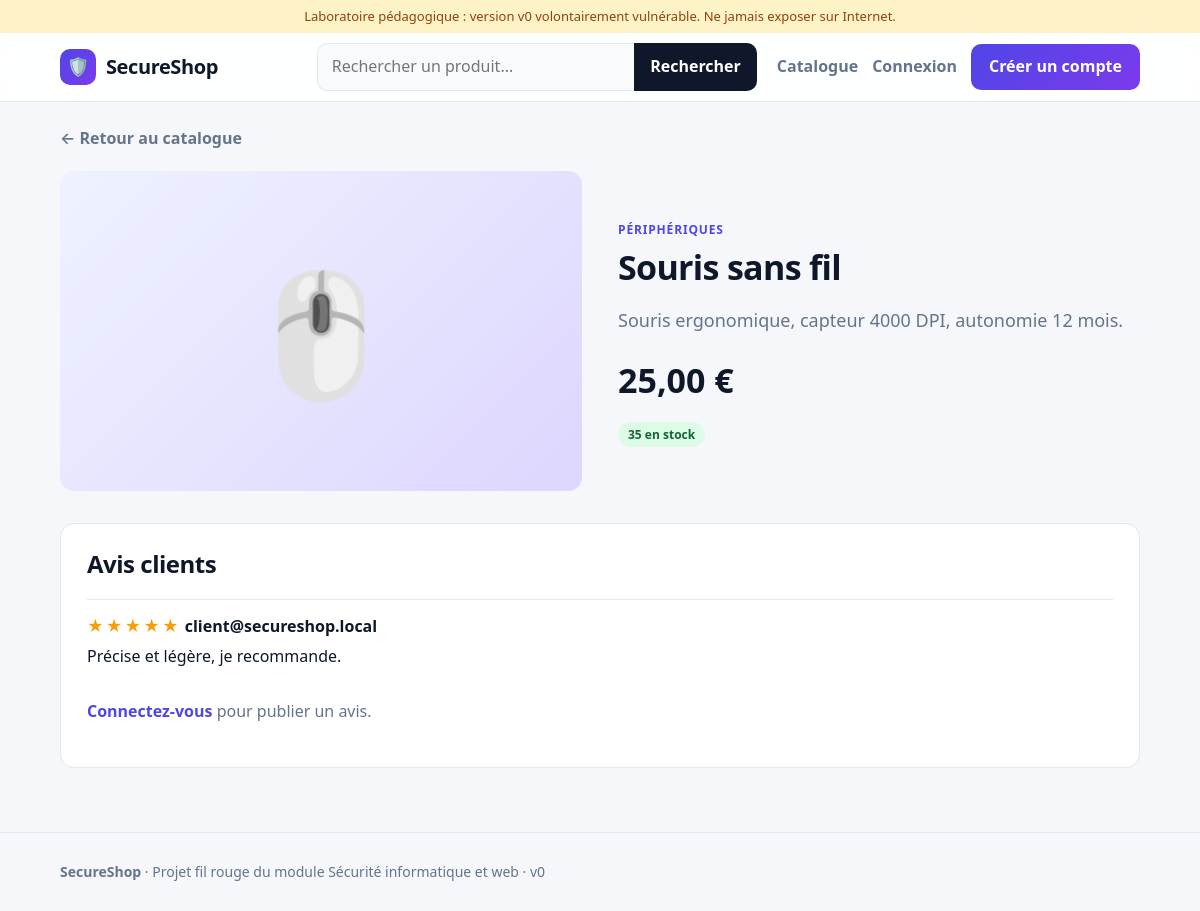
The page /app/product.php?id=2 on the database its author committed.
### tables this page shows
CREATE TABLE products (
  id INT AUTO_INCREMENT PRIMARY KEY,
  name VARCHAR(100),
  description TEXT,
  price DECIMAL(8,2),
  stock INT,
  category VARCHAR(40),
  icon VARCHAR(10)
) DEFAULT CHARSET=utf8mb4;

CREATE TABLE reviews (
  id INT AUTO_INCREMENT PRIMARY KEY,
  product_id INT,
  user_email VARCHAR(100),
  rating INT,
  comment TEXT
) DEFAULT CHARSET=utf8mb4;

### app/inc/lib.php (called while the page is built, shortened)
<?php
function money($v) {
    return number_format($v, 2, ',', ' ') . ' €';
}

### app/product.php (the view, shortened to what this page needs)
<?php
require 'inc/lib.php';
$id = $_GET['id'] ?? 1;
$res = $conn->query("SELECT * FROM products WHERE id=$id");
$p = $res->fetch_assoc();
include 'inc/header.php';
$reviews = $conn->query("SELECT * FROM reviews WHERE product_id=$id ORDER BY id DESC");
?>
<a class="back" href="/index.php">&larr; Retour au catalogue</a>
<section class="detail">
  <div class="tile big"><?php echo $p['icon']; ?></div>
  <div>
    <span class="cat"><?php echo $p['category']; ?></span>
    <h1><?php echo $p['name']; ?></h1>
    <p class="lead"><?php echo $p['description']; ?></p>
    <div class="price"><?php echo money($p['price']); ?></div>
    <?php if ($p['stock'] > 0) { ?>
      <span class="badge ok"><?php echo $p['stock']; ?> en stock</span>
    <?php } else { ?>
      <span class="badge no">Rupture de stock</span>
    <?php } ?>
  </div>
</section>
<section class="panel">
  <h2>Avis clients</h2>
  <?php while ($r = $reviews->fetch_assoc()) { ?>
    <div class="review">
      <div><span class="stars"><?php echo str_repeat('★', (int)$r['rating']); ?></span>
        <strong><?php echo $r['user_email']; ?></strong></div>
      <p><?php echo $r['comment']; ?></p>
    </div>
  <?php } ?>
  <?php if (isset($_SESSION['email'])) { ?>
    <form class="form" method="post" action="/product.php?id=<?php echo $id; ?>">
      <h3>Donner votre avis</h3>
      <div class="field">
        <label>Note</label>
        <select name="rating">
          <option value="5">5 - Excellent</option>
          <option value="4">4 - Très bien</option>
          <option value="3">3 - Correct</option>
          <option value="2">2 - Décevant</option>
          <option value="1">1 - Mauvais</option>
        </select>
      </div>
      <div class="field">
        <label>Commentaire</label>
        <textarea name="comment" rows="3"></textarea>
      </div>
      <button class="btn" type="submit">Publier mon avis</button>
    </form>
  <?php } else { ?>
    <p class="muted"><a class="link-inline" href="/login.php">Connectez-vous</a> pour publier un avis.</p>
  <?php } ?>
</section>
<?php include 'inc/footer.php'; ?>

### app/assets/style.css (style rules this page uses)
:root { --bg:#f6f7fb;--surface:#fff;--ink:#0f172a;--muted:#64748b;--brand:#4f46e5;--brand2:#7c3aed;--line:#e2e8f0;--r:14px }
* { box-sizing:border-box }
body { margin:0;font:16px/1.6 system-ui,-apple-system,"Segoe UI",Roboto,sans-serif;background:var(--bg);color:var(--ink) }
a { color:inherit;text-decoration:none }
h1,h2,h3 { line-height:1.2;letter-spacing:-.02em }
.muted { color:var(--muted) }
.tile { display:grid;place-items:center;height:160px;font-size:64px;background:linear-gradient(135deg,#eef2ff,#ddd6fe) }
.tile.big { height:320px;font-size:120px;border-radius:var(--r) }
.cat { font-size:12px;text-transform:uppercase;letter-spacing:.07em;font-weight:700;color:var(--brand) }
.badge { display:inline-block;font-size:12px;font-weight:700;padding:3px 10px;border-radius:99px }
.badge.ok { background:#dcfce7;color:#166534 }
.back { display:inline-block;margin:24px 0 0;color:var(--muted);font-weight:600 }
.detail { display:grid;grid-template-columns:1fr 1fr;gap:36px;margin:20px 0 32px;align-items:center }
.detail h1 { margin:6px 0 10px;font-size:34px }
.lead { color:var(--muted);font-size:18px }
.price { font-size:34px;font-weight:800;margin:14px 0 }
.panel { background:var(--surface);border:1px solid var(--line);border-radius:var(--r);padding:26px }
.panel h2 { margin-top:0 }
.review { padding:14px 0;border-top:1px solid var(--line) }
.review p { margin:4px 0 0 }
.stars { color:#f59e0b;letter-spacing:2px }
.link-inline { color:var(--brand);font-weight:600 }

### rows shown on the page
products: icon "🖱️", category "PÉRIPHÉRIQUES", name "Souris sans fil", description "Souris ergonomique, capteur 4000 DPI, autonomie 12 mois.", price "25,00 €", stock "35"
reviews: rating "★★★★★", user_email "client@secureshop.local", comment "Précise et légère, je recommande."
